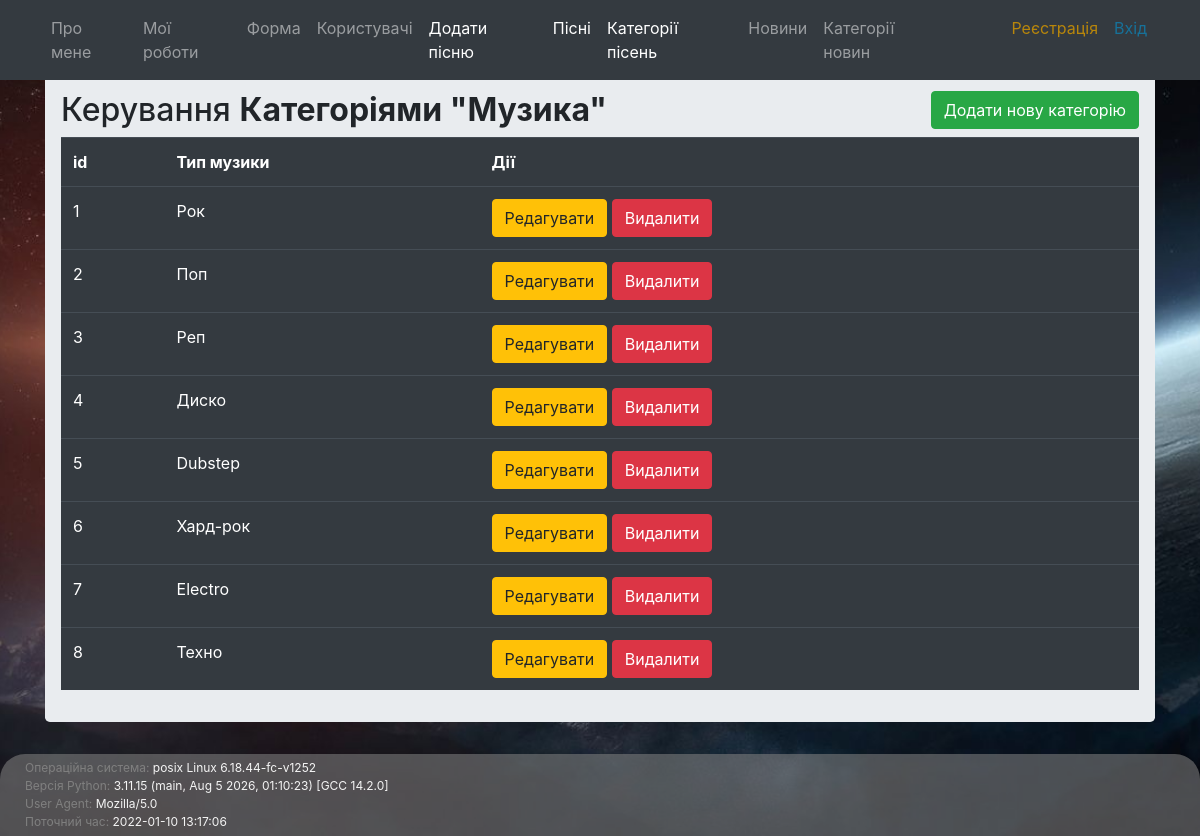
The page /songs/catacrcrud on the database its author committed.
### app/songs/models.py (models this page shows)
class categorysong(db.Model):
    id = db.Column(db.Integer, primary_key=True)
    musicType = db.Column(db.String(50), nullable=False)
    songs = db.relationship('Songs', backref='category', lazy=True)

### app/songs/views.py (the view)
@songs_blueprint.route('/catacrcrud', methods=['GET', 'POST'])
def category_crud():
    form = CategoryForm()
    if form.validate_on_submit():
        category = categorysong(musicType=form.name.data)
        db.session.add(category)
        db.session.commit()
        flash('Категорія добавленна успішно!', category='success')
        return redirect(url_for('.category_crud'))
    categories = categorysong.query.all()
    return render_template('category_crud.html', categories=categories, form=form, data=getFooterData())

### app/songs/getFunctions.py (called while the page is built)
def getFooterData():
    OS_info = os.name + " " + platform.system() + " " + platform.release()
    current_datetime = datetime.now()
    userAgent = request.headers.get('User-Agent')
    pythonVersion = sys.version
    return [OS_info, pythonVersion, userAgent, current_datetime]

### app/songs/templates/songs/category_crud.html (shortened to what this page needs)
{% from "_render_field.html" import render_field %}
{% extends "baseTemplate.html" %}
{%block content %}
    <div class="container">
    <div class="row">
        <div class="col md-12">
            <div class="jumbotron p-3">
                <h2>Керування <b>Категоріями "Музика"</b>
                    <button type="button" class="btn btn-success float-right" data-bs-toggle="modal" data-bs-target="#mymodal">
                        Додати нову категорію
                    </button>
                </h2>
                <table class="table table-hover table-dark">
                    <tr>
                        <th>id</th>
                        <th>Тип музики</th>
                        <th>Дії</th>
                    </tr>
                    {% for category in categories %}
                    <tr>
                        <td>{{category.id}}</td>
                        <td>{{category.musicType}}</td>
                        <td>
                            <a href="{{ url_for('songs.update_category', id=category.id) }}"
                               class="btn btn-warning btn-xs" data-bs-toggle="modal"
                               data-bs-target="#modaledit{{category.id}}">Редагувати</a>
                            <a href="{{ url_for('songs.delete_category', id=category.id) }}"
                               class="btn btn-danger btn-xs"
                               onclick="return confirm('Ви впевнені, що бажаєте видалити даний запис?')">Видалити</a>
                        </td>
                    </tr>
                    {% endfor %}
                </table>
            </div>
        </div>
    </div>
</div>
{% endblock %}

### app/static/css/main.css (style rules this page uses)
body { height: 100%; background: url('../images/fon2.jpg') no-repeat fixed center center; -webkit-background-size: cover; -moz-background-size: cover; -o-background-size: cover; background-size: cover; }

### rows shown on the page
categorysong: id "1", musicType "Рок"
categorysong: id "2", musicType "Поп"
categorysong: id "3", musicType "Реп"
categorysong: id "4", musicType "Диско"
categorysong: id "5", musicType "Dubstep"
categorysong: id "6", musicType "Хард-рок"
categorysong: id "7", musicType "Electro"
categorysong: id "8", musicType "Техно"

### other values the page prints
{{ data[0] }} "posix Linux 6.18.44-fc-v1252"
{{ data[1] }} "3.11.15 (main, Aug 5 2026, 01:10:23) [GCC 14.2.0]"
{{ data[2] }} "Mozilla/5.0"
{{ data[3] }} "2022-01-10 13:17:06"
